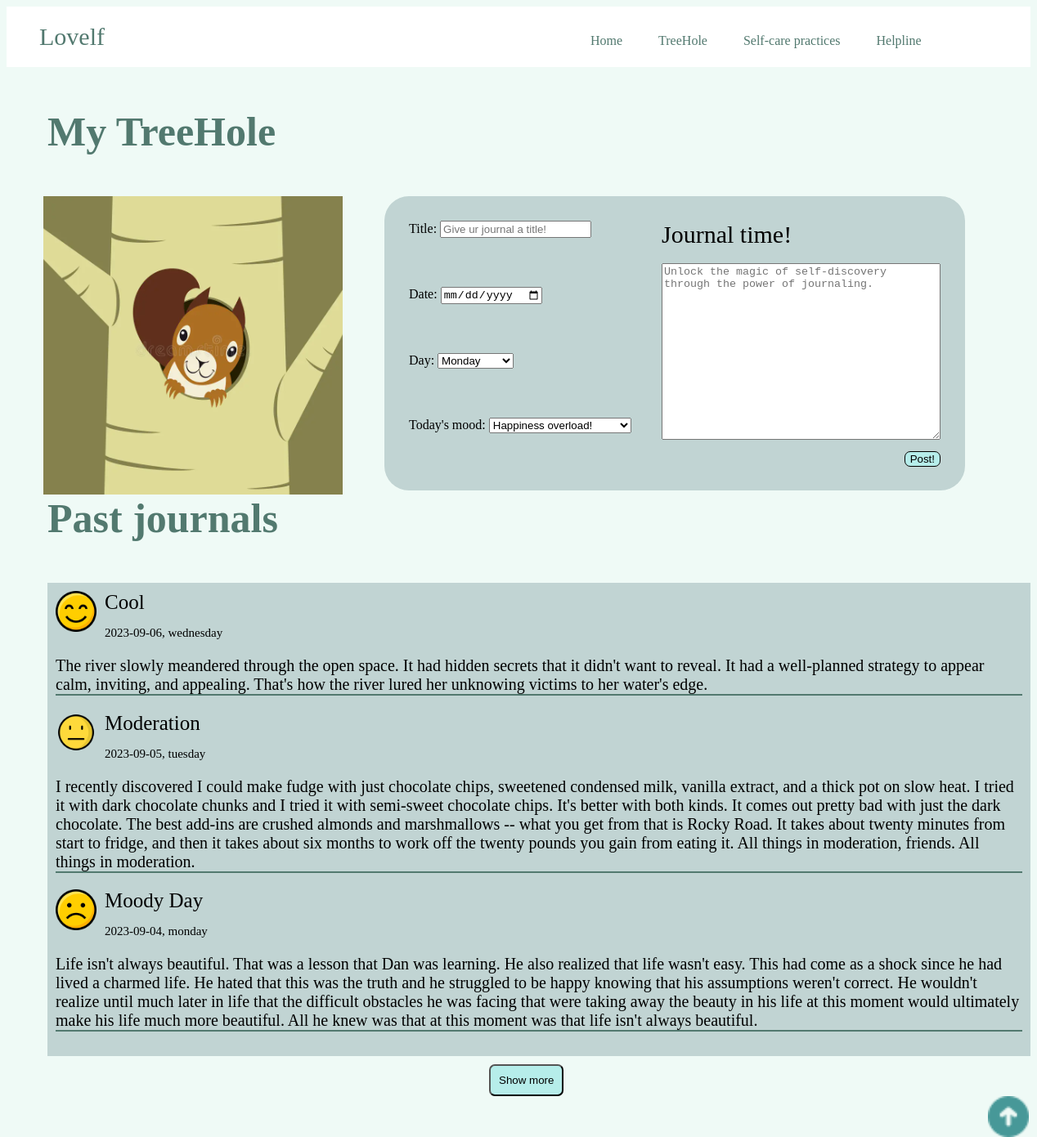
/treehole/, run on the app's committed database.
### tables this page shows
CREATE TABLE Journal(
                  ID INTEGER PRIMARY KEY AUTOINCREMENT,
                  Title TEXT NOT NULL,
                  Date TEXT NOT NULL,
                  Day TEXT NOT NULL,
                  Content TEXT NOT NULL,
                  Mood TEXT NOT NULL);

### app.py (the view)
@app.route('/treehole/')
def treehole():
    create_db()
    conn = connect_db('data.db')
    last3_lst = get_last3journal(conn)
    conn.close()  #use jinja in html to loop through
    return render_template('journal.html', last3_lst=last3_lst)

### app.py (called while the page is built)
def create_db():
    if not os.path.exists('data.db'):
        conn = sqlite3.connect('data.db')
        conn.execute('''CREATE Table Journal(
                  ID INTEGER PRIMARY KEY AUTOINCREMENT,
                  Title TEXT NOT NULL,
                  Date TEXT NOT NULL,
                  Day TEXT NOT NULL,
                  Content TEXT NOT NULL,
                  Mood TEXT NOT NULL)
  ''')

def connect_db(db):
    try:
        conn = sqlite3.connect(db)
        print('Database connected')
        return (conn)
    except Error as e:
        return (e)

def get_last3journal(conn):
    sql = 'SELECT * FROM Journal ORDER BY ID DESC LIMIT 3'
    try:
        cur = conn.execute(sql)
        last3_lst = cur.fetchall()  #[(id title, date, day content mood) *3]
        return (last3_lst)
    except Error as e:
        return (e)

### templates/journal.html (shortened to what this page needs)
<!DOCTYPE html>
<html>
	<head>
		<link rel='stylesheet' href='../static/css/journal.css'>
	</head>
	<body>
		<div class='nav_bar' id="start">
			<a href='/' id="logo">Lovelf</a>
			<a href='/'>Home</a>
			<a href='/treehole/'>TreeHole</a>
			<a href='/self-care practices/'>Self-care practices</a>
			<a href='/helpline/'>Helpline</a>
		</div>
		<h1>My TreeHole</h1>
		<img src="../static/images/treehole.png">
		<form action='/update/' class="grid-container">
			<div class="grid-child 1">
				<div class="details">
					<label for="title">Title: </label>
					<input type="text" id="title" name="title" placeholder="Give ur journal a title!" >
				</div>
				<div class="details">
					<label for="date">Date: </label>
					<input type="date" id="date" name="date">
				</div>
				<div class="details">
					<label for="day">Day: </label>
					<select name="day" id="day">
						<option value="monday">Monday</option>
					</select>
				</div>
				<div class="details">
					<label for="mood">Today's mood: </label>
					<select name="mood" id="mood">
						<option value="happy">Happiness overload!</option>
					</select>
				</div>
			</div>
			<div class="grid-child 2" id="journal">
				<label for="content" id="contentname">Journal time!</label>
				<br><br>
				<textarea name="content" id="content"  rows="14" cols="40" placeholder="Unlock the magic of self-discovery through the power of journaling."></textarea>
				<br><input type="submit" id="post_btn" value="Post!" height=15px>
			</div>
    </form>
    <h1>Past journals</h1>
    <div class='pastjournals'>
	     {% for past in last3_lst %}
		    <p id="title_">{{ past[1] }}</p>
		    {% if past[5] == 'happy' %}
			     <img class='mood_img' src="../static/images/happy.png" alt=''>
		    {% elif past[5] == 'okay' %}
			     <img class='mood_img' src="../static/images/okay.png" alt=''>
		    {% elif past[5] == 'sad' %}
			     <img class='mood_img' src="../static/images/sad.png" alt=''>
		    {% endif %}
		    <p id="dd">{{ past[2] }}, {{ past[3] }}</p>
		    <p id="content_">{{ past[4] }}</p>
	     {% endfor %}
    </div>
    <div>
      <input type="button" id="more_btn" value="Show more" height=25px>
    </div>
    <a href="#start"><img id="upp" src="../static/images/anchor.png"></a>
	</body>
</html>

### static/css/journal.css (style rules this page uses)
html { background-color: #EFFAF6; }
.nav_bar { background-color: white; padding: 20px; }
.nav_bar a { text-decoration: none; color: #52796F; margin-left: 20px; margin-right: 20px; }
#logo { font-family: "Brush Script MT"; font-size: 30px; padding-right: 550px }
h1 { color: #52796F; font-size: 50px; margin: 50px; }
img { max-width:30%; max-height:27%; float: left; margin-left: 45px; }
form { background-color: #C1D4D3; float: right; border-radius: 30px; padding: 30px; width: 650px; height:300px; margin-right: 80px; margin-bottom: 100px; }
.grid-container { display: grid; grid-template-columns: 1fr 1fr; grid-gap: 20px }
.details { padding-bottom: 60px; }
#journal { float: right; }
#contentname { font-size: 30px; }
#post_btn { background-color: #B6EDEA; float: right; margin-top: 10px; border: 1px solid black; border-radius: 7px; }
.pastjournals { background-color: #C1D4D3; margin-left: 50px; padding: 10px; }
#title_ { display: inline; font-size: 25px; }
#dd { font-size: 15px; }
#content_ { font-size: 20px; border-bottom: 2px solid #52796F; }
.mood_img { height: 50px; width: 50px; margin-left: 0px; margin-right: 10px; }
#more_btn { background-color: #B6EDEA; margin-top: 10px; border-radius: 7px; margin-left: 590px; padding: 10px; }
#upp { margin-left: 1200px; height: 50px; width: 50px; }

### data on the page
Journal: Title "Cool", Date "2023-09-06", Day "wednesday", Content "The river slowly meandered through the open space. It had hidden secrets that it didn't want to reveal. It had a well-planned strategy to appear calm, inviting, and appealing. That's how the river lured her unknowing victims to her water's edge."
Journal: Title "Moderation", Date "2023-09-05", Day "tuesday", Content "I recently discovered I could make fudge with just chocolate chips, sweetened condensed milk, vanilla extract, and a thick pot on slow heat. I tried it with dark chocolate chunks and I tried it with semi-sweet chocolate chips. It's better with both kinds. It comes out pretty bad with just the dark chocolate. The best add-ins are crushed almonds and marshmallows -- what you get from that is Rocky Road. It takes about twenty minutes from start to fridge, and then it takes about six months to work off the twenty pounds you gain from eating it. All things in moderation, friends. All things in moderation."
Journal: Title "Moody Day", Date "2023-09-04", Day "monday", Content "Life isn't always beautiful. That was a lesson that Dan was learning. He also realized that life wasn't easy. This had come as a shock since he had lived a charmed life. He hated that this was the truth and he struggled to be happy knowing that his assumptions weren't correct. He wouldn't realize until much later in life that the difficult obstacles he was facing that were taking away the beauty in his life at this moment would ultimately make his life much more beautiful. All he knew was that at this moment was that life isn't always beautiful."
